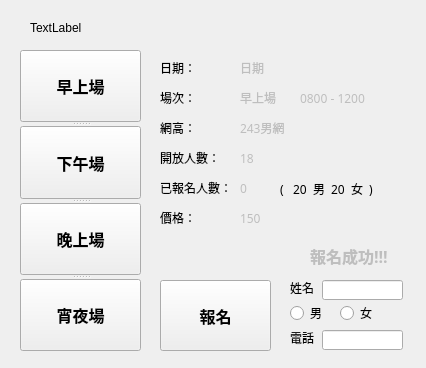
<?xml version="1.0" encoding="UTF-8"?>
<ui version="4.0">
 <class>SignUpForm</class>
 <widget class="QWidget" name="SignUpForm">
  <property name="geometry">
   <rect>
    <x>0</x>
    <y>0</y>
    <width>426</width>
    <height>368</height>
   </rect>
  </property>
  <property name="windowTitle">
   <string>SignUpForm</string>
  </property>
  <widget class="QLabel" name="label">
   <property name="geometry">
    <rect>
     <x>30</x>
     <y>20</y>
     <width>81</width>
     <height>16</height>
    </rect>
   </property>
   <property name="font">
    <font>
     <family>Yu Gothic UI</family>
    </font>
   </property>
   <property name="text">
    <string>TextLabel</string>
   </property>
  </widget>
  <widget class="QSplitter" name="splitter">
   <property name="geometry">
    <rect>
     <x>20</x>
     <y>50</y>
     <width>121</width>
     <height>301</height>
    </rect>
   </property>
   <property name="orientation">
    <enum>Qt::Vertical</enum>
   </property>
   <widget class="QPushButton" name="pushButton">
    <property name="sizePolicy">
     <sizepolicy hsizetype="Minimum" vsizetype="Fixed">
      <horstretch>0</horstretch>
      <verstretch>0</verstretch>
     </sizepolicy>
    </property>
    <property name="font">
     <font>
      <family>微軟正黑體</family>
      <pointsize>12</pointsize>
      <weight>75</weight>
      <bold>true</bold>
      <strikeout>false</strikeout>
     </font>
    </property>
    <property name="mouseTracking">
     <bool>false</bool>
    </property>
    <property name="tabletTracking">
     <bool>false</bool>
    </property>
    <property name="acceptDrops">
     <bool>false</bool>
    </property>
    <property name="autoFillBackground">
     <bool>true</bool>
    </property>
    <property name="text">
     <string>早上場</string>
    </property>
    <property name="autoExclusive">
     <bool>false</bool>
    </property>
    <property name="autoDefault">
     <bool>false</bool>
    </property>
    <property name="default">
     <bool>false</bool>
    </property>
    <property name="flat">
     <bool>false</bool>
    </property>
   </widget>
   <widget class="QPushButton" name="pushButton_2">
    <property name="sizePolicy">
     <sizepolicy hsizetype="Minimum" vsizetype="Fixed">
      <horstretch>0</horstretch>
      <verstretch>0</verstretch>
     </sizepolicy>
    </property>
    <property name="font">
     <font>
      <family>微軟正黑體</family>
      <pointsize>12</pointsize>
      <weight>75</weight>
      <bold>true</bold>
      <strikeout>false</strikeout>
     </font>
    </property>
    <property name="mouseTracking">
     <bool>false</bool>
    </property>
    <property name="tabletTracking">
     <bool>false</bool>
    </property>
    <property name="acceptDrops">
     <bool>false</bool>
    </property>
    <property name="autoFillBackground">
     <bool>true</bool>
    </property>
    <property name="text">
     <string>下午場</string>
    </property>
    <property name="autoExclusive">
     <bool>false</bool>
    </property>
    <property name="autoDefault">
     <bool>false</bool>
    </property>
    <property name="default">
     <bool>false</bool>
    </property>
    <property name="flat">
     <bool>false</bool>
    </property>
   </widget>
   <widget class="QPushButton" name="pushButton_3">
    <property name="sizePolicy">
     <sizepolicy hsizetype="Minimum" vsizetype="Fixed">
      <horstretch>0</horstretch>
      <verstretch>0</verstretch>
     </sizepolicy>
    </property>
    <property name="font">
     <font>
      <family>微軟正黑體</family>
      <pointsize>12</pointsize>
      <weight>75</weight>
      <bold>true</bold>
      <strikeout>false</strikeout>
     </font>
    </property>
    <property name="mouseTracking">
     <bool>false</bool>
    </property>
    <property name="tabletTracking">
     <bool>false</bool>
    </property>
    <property name="acceptDrops">
     <bool>false</bool>
    </property>
    <property name="autoFillBackground">
     <bool>true</bool>
    </property>
    <property name="text">
     <string>晚上場</string>
    </property>
    <property name="autoExclusive">
     <bool>false</bool>
    </property>
    <property name="autoDefault">
     <bool>false</bool>
    </property>
    <property name="default">
     <bool>false</bool>
    </property>
    <property name="flat">
     <bool>false</bool>
    </property>
   </widget>
   <widget class="QPushButton" name="pushButton_4">
    <property name="sizePolicy">
     <sizepolicy hsizetype="Minimum" vsizetype="Fixed">
      <horstretch>0</horstretch>
      <verstretch>0</verstretch>
     </sizepolicy>
    </property>
    <property name="font">
     <font>
      <family>微軟正黑體</family>
      <pointsize>12</pointsize>
      <weight>75</weight>
      <bold>true</bold>
      <strikeout>false</strikeout>
     </font>
    </property>
    <property name="mouseTracking">
     <bool>false</bool>
    </property>
    <property name="tabletTracking">
     <bool>false</bool>
    </property>
    <property name="acceptDrops">
     <bool>false</bool>
    </property>
    <property name="autoFillBackground">
     <bool>true</bool>
    </property>
    <property name="text">
     <string>宵夜場</string>
    </property>
    <property name="autoExclusive">
     <bool>false</bool>
    </property>
    <property name="autoDefault">
     <bool>false</bool>
    </property>
    <property name="default">
     <bool>false</bool>
    </property>
    <property name="flat">
     <bool>false</bool>
    </property>
   </widget>
  </widget>
  <widget class="QLabel" name="label_date">
   <property name="geometry">
    <rect>
     <x>160</x>
     <y>60</y>
     <width>51</width>
     <height>16</height>
    </rect>
   </property>
   <property name="font">
    <font>
     <family>微軟正黑體</family>
    </font>
   </property>
   <property name="text">
    <string>日期：</string>
   </property>
  </widget>
  <widget class="QLabel" name="label_date_change">
   <property name="enabled">
    <bool>false</bool>
   </property>
   <property name="geometry">
    <rect>
     <x>240</x>
     <y>60</y>
     <width>131</width>
     <height>16</height>
    </rect>
   </property>
   <property name="font">
    <font>
     <family>微軟正黑體</family>
    </font>
   </property>
   <property name="autoFillBackground">
    <bool>false</bool>
   </property>
   <property name="text">
    <string>日期</string>
   </property>
   <property name="scaledContents">
    <bool>false</bool>
   </property>
  </widget>
  <widget class="QLabel" name="label_session_change">
   <property name="enabled">
    <bool>false</bool>
   </property>
   <property name="geometry">
    <rect>
     <x>240</x>
     <y>90</y>
     <width>51</width>
     <height>16</height>
    </rect>
   </property>
   <property name="font">
    <font>
     <family>微軟正黑體</family>
    </font>
   </property>
   <property name="text">
    <string>早上場</string>
   </property>
  </widget>
  <widget class="QLabel" name="label_session">
   <property name="geometry">
    <rect>
     <x>160</x>
     <y>90</y>
     <width>51</width>
     <height>16</height>
    </rect>
   </property>
   <property name="font">
    <font>
     <family>微軟正黑體</family>
    </font>
   </property>
   <property name="text">
    <string>場次：</string>
   </property>
  </widget>
  <widget class="QLabel" name="label_height">
   <property name="geometry">
    <rect>
     <x>160</x>
     <y>120</y>
     <width>51</width>
     <height>16</height>
    </rect>
   </property>
   <property name="font">
    <font>
     <family>微軟正黑體</family>
    </font>
   </property>
   <property name="text">
    <string>網高：</string>
   </property>
  </widget>
  <widget class="QLabel" name="label_height_change">
   <property name="enabled">
    <bool>false</bool>
   </property>
   <property name="geometry">
    <rect>
     <x>240</x>
     <y>120</y>
     <width>51</width>
     <height>16</height>
    </rect>
   </property>
   <property name="font">
    <font>
     <family>微軟正黑體</family>
    </font>
   </property>
   <property name="text">
    <string>243男網</string>
   </property>
  </widget>
  <widget class="QLabel" name="label_openNum_change">
   <property name="enabled">
    <bool>false</bool>
   </property>
   <property name="geometry">
    <rect>
     <x>240</x>
     <y>150</y>
     <width>61</width>
     <height>16</height>
    </rect>
   </property>
   <property name="font">
    <font>
     <family>微軟正黑體</family>
    </font>
   </property>
   <property name="text">
    <string>18</string>
   </property>
  </widget>
  <widget class="QLabel" name="label_openNum">
   <property name="geometry">
    <rect>
     <x>160</x>
     <y>150</y>
     <width>61</width>
     <height>16</height>
    </rect>
   </property>
   <property name="font">
    <font>
     <family>微軟正黑體</family>
    </font>
   </property>
   <property name="text">
    <string>開放人數：</string>
   </property>
  </widget>
  <widget class="QLabel" name="label_alreadyBookNum">
   <property name="geometry">
    <rect>
     <x>160</x>
     <y>180</y>
     <width>71</width>
     <height>16</height>
    </rect>
   </property>
   <property name="font">
    <font>
     <family>微軟正黑體</family>
    </font>
   </property>
   <property name="text">
    <string>已報名人數：</string>
   </property>
  </widget>
  <widget class="QLabel" name="label_AlreadyBookNumChange">
   <property name="enabled">
    <bool>false</bool>
   </property>
   <property name="geometry">
    <rect>
     <x>240</x>
     <y>180</y>
     <width>21</width>
     <height>16</height>
    </rect>
   </property>
   <property name="font">
    <font>
     <family>微軟正黑體</family>
    </font>
   </property>
   <property name="text">
    <string>0</string>
   </property>
  </widget>
  <widget class="QLabel" name="label_fee_change">
   <property name="enabled">
    <bool>false</bool>
   </property>
   <property name="geometry">
    <rect>
     <x>240</x>
     <y>210</y>
     <width>61</width>
     <height>16</height>
    </rect>
   </property>
   <property name="font">
    <font>
     <family>微軟正黑體</family>
    </font>
   </property>
   <property name="text">
    <string>150</string>
   </property>
  </widget>
  <widget class="QLabel" name="label_fee">
   <property name="geometry">
    <rect>
     <x>160</x>
     <y>210</y>
     <width>51</width>
     <height>16</height>
    </rect>
   </property>
   <property name="font">
    <font>
     <family>微軟正黑體</family>
    </font>
   </property>
   <property name="text">
    <string>價格：</string>
   </property>
  </widget>
  <widget class="QLabel" name="label_session_time_change">
   <property name="enabled">
    <bool>false</bool>
   </property>
   <property name="geometry">
    <rect>
     <x>300</x>
     <y>90</y>
     <width>111</width>
     <height>16</height>
    </rect>
   </property>
   <property name="font">
    <font>
     <family>微軟正黑體</family>
    </font>
   </property>
   <property name="text">
    <string>0800 - 1200</string>
   </property>
  </widget>
  <widget class="QLineEdit" name="lineEdit_SignInName">
   <property name="geometry">
    <rect>
     <x>322</x>
     <y>280</y>
     <width>81</width>
     <height>20</height>
    </rect>
   </property>
   <property name="font">
    <font>
     <family>微軟正黑體</family>
    </font>
   </property>
   <property name="text">
    <string/>
   </property>
  </widget>
  <widget class="QLineEdit" name="lineEdit_phoneNum">
   <property name="geometry">
    <rect>
     <x>322</x>
     <y>330</y>
     <width>81</width>
     <height>20</height>
    </rect>
   </property>
   <property name="font">
    <font>
     <family>微軟正黑體</family>
    </font>
   </property>
   <property name="text">
    <string/>
   </property>
  </widget>
  <widget class="QRadioButton" name="radioButton_boy">
   <property name="geometry">
    <rect>
     <x>290</x>
     <y>305</y>
     <width>41</width>
     <height>16</height>
    </rect>
   </property>
   <property name="font">
    <font>
     <family>微軟正黑體</family>
    </font>
   </property>
   <property name="text">
    <string>男</string>
   </property>
  </widget>
  <widget class="QRadioButton" name="radioButton_girl">
   <property name="geometry">
    <rect>
     <x>340</x>
     <y>305</y>
     <width>41</width>
     <height>16</height>
    </rect>
   </property>
   <property name="font">
    <font>
     <family>微軟正黑體</family>
    </font>
   </property>
   <property name="text">
    <string>女</string>
   </property>
  </widget>
  <widget class="QLabel" name="label_SignIn_name">
   <property name="geometry">
    <rect>
     <x>290</x>
     <y>280</y>
     <width>31</width>
     <height>16</height>
    </rect>
   </property>
   <property name="font">
    <font>
     <family>微軟正黑體</family>
    </font>
   </property>
   <property name="text">
    <string>姓名</string>
   </property>
  </widget>
  <widget class="QLabel" name="label_phone">
   <property name="geometry">
    <rect>
     <x>290</x>
     <y>330</y>
     <width>31</width>
     <height>16</height>
    </rect>
   </property>
   <property name="font">
    <font>
     <family>微軟正黑體</family>
    </font>
   </property>
   <property name="text">
    <string>電話</string>
   </property>
  </widget>
  <widget class="QPushButton" name="pushButton_SignIn">
   <property name="geometry">
    <rect>
     <x>160</x>
     <y>280</y>
     <width>111</width>
     <height>71</height>
    </rect>
   </property>
   <property name="font">
    <font>
     <family>微軟正黑體</family>
     <pointsize>12</pointsize>
     <weight>75</weight>
     <bold>true</bold>
    </font>
   </property>
   <property name="text">
    <string>報名</string>
   </property>
  </widget>
  <widget class="QLabel" name="label_bookIsSuccess">
   <property name="enabled">
    <bool>false</bool>
   </property>
   <property name="geometry">
    <rect>
     <x>310</x>
     <y>240</y>
     <width>91</width>
     <height>31</height>
    </rect>
   </property>
   <property name="font">
    <font>
     <family>微軟正黑體</family>
     <pointsize>12</pointsize>
     <weight>75</weight>
     <bold>true</bold>
    </font>
   </property>
   <property name="text">
    <string>報名成功!!!</string>
   </property>
  </widget>
  <widget class="QWidget" name="">
   <property name="geometry">
    <rect>
     <x>280</x>
     <y>180</y>
     <width>95</width>
     <height>18</height>
    </rect>
   </property>
   <layout class="QHBoxLayout" name="horizontalLayout">
    <item>
     <widget class="QLabel" name="label_alreadyBookNum_2">
      <property name="font">
       <font>
        <family>微軟正黑體</family>
       </font>
      </property>
      <property name="text">
       <string>( </string>
      </property>
     </widget>
    </item>
    <item>
     <widget class="QLabel" name="label_alreadyBookNum_man_change">
      <property name="font">
       <font>
        <family>微軟正黑體</family>
       </font>
      </property>
      <property name="text">
       <string>20</string>
      </property>
     </widget>
    </item>
    <item>
     <widget class="QLabel" name="label_alreadyBookNum_man">
      <property name="font">
       <font>
        <family>微軟正黑體</family>
       </font>
      </property>
      <property name="text">
       <string>男</string>
      </property>
     </widget>
    </item>
    <item>
     <widget class="QLabel" name="label_alreadyBookNum_women_change">
      <property name="font">
       <font>
        <family>微軟正黑體</family>
       </font>
      </property>
      <property name="text">
       <string>20</string>
      </property>
     </widget>
    </item>
    <item>
     <widget class="QLabel" name="label_alreadyBookNum_women">
      <property name="font">
       <font>
        <family>微軟正黑體</family>
       </font>
      </property>
      <property name="text">
       <string>女</string>
      </property>
     </widget>
    </item>
    <item>
     <widget class="QLabel" name="label_alreadyBookNum_5">
      <property name="font">
       <font>
        <family>微軟正黑體</family>
       </font>
      </property>
      <property name="text">
       <string>)</string>
      </property>
     </widget>
    </item>
   </layout>
  </widget>
 </widget>
 <resources/>
 <connections/>
</ui>
